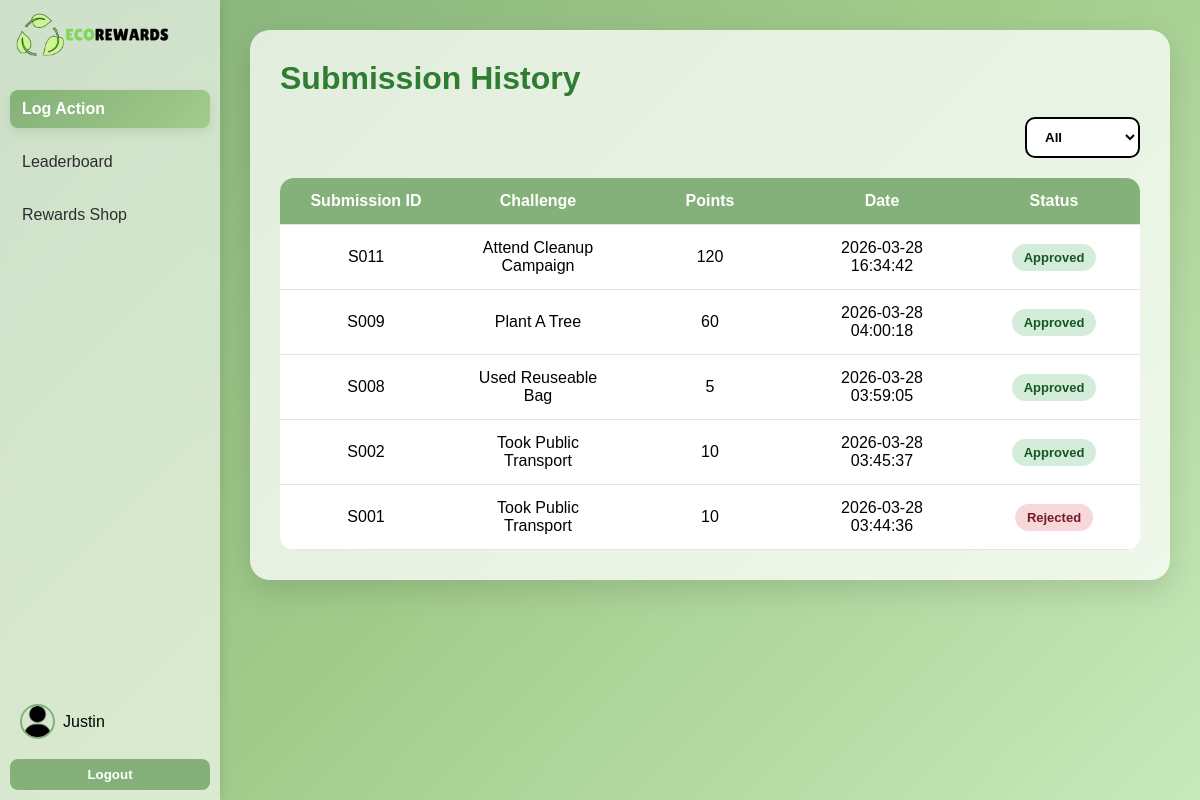
Screenshot of /src/logAction.php (signed in) with the database file from the repository.
### tables this page shows
CREATE TABLE `user` (
  `UserID` varchar(50) NOT NULL,
  `Username` varchar(30) NOT NULL,
  `Gender` varchar(50) NOT NULL,
  `Passwords` varchar(255) NOT NULL,
  `DOB` date NOT NULL,
  `Contact` varchar(20) NOT NULL,
  `RoleID` varchar(50) NOT NULL,
  `LastActive` datetime DEFAULT NULL
);

CREATE TABLE `challenge_submission` (
  `SubmissionID` varchar(11) NOT NULL,
  `Submission_Date` datetime NOT NULL,
  `Proof` varchar(255) NOT NULL,
  `ProofHash` varchar(255) NOT NULL,
  `Status` varchar(50) NOT NULL,
  `FlagType` varchar(50) NOT NULL DEFAULT 'normal',
  `StudentID` varchar(11) NOT NULL,
  `ChallengeID` varchar(11) NOT NULL
);

CREATE TABLE `challenge` (
  `ChallengeID` varchar(11) NOT NULL,
  `Title` varchar(50) NOT NULL,
  `Description` text NOT NULL,
  `Points` int(11) NOT NULL
);

### src/logAction.php (the view, shortened to what this page needs)
<?php
include ("conn.php");
$userID = $_SESSION['UserID'];
$sqlUser = "SELECT User.*, Role.Role_Name
            FROM User
            JOIN Role ON User.RoleID = Role.RoleID
            WHERE User.UserID = ?";
$stmtUser = $dbConn->prepare($sqlUser);
$stmtUser->bind_param("s", $userID);
$stmtUser->execute();
$resultUser = $stmtUser->get_result();
$user = $resultUser->fetch_assoc();
include("profile.php");
$sqlHistory = "SELECT cs.SubmissionID, cs.Submission_Date, cs.Status, cs.Proof,
                      c.ChallengeID, c.Title AS ChallengeTitle, c.Points,
                      v.Review
               FROM challenge_submission cs
               JOIN challenge c ON cs.ChallengeID = c.ChallengeID
               LEFT JOIN verification v ON cs.SubmissionID = v.SubmissionID
               WHERE cs.StudentID = ?
               ORDER BY cs.Submission_Date DESC";
$stmtHistory = $dbConn->prepare($sqlHistory);
$stmtHistory->bind_param("s", $userID);
$stmtHistory->execute();
$resultHistory = $stmtHistory->get_result();
$submissions = [];
while ($row = $resultHistory->fetch_assoc()) {
    $submissions[] = $row;
}
?>
<!DOCTYPE html>
<html lang="en">
<head>
<link rel="stylesheet" href="styles.css">
<link rel="stylesheet" href="responsive.css">
</head>
<body>
    <div class="sidebar" id="sidebar">
        <div class="sidebar-top">
            <div class="logo">
                <a href="studentDashboard.php">
                    <img src="logo.png" alt="Logo" >
                </a>
            </div>
            <div class="nav-links">
                <a href="logAction.php" class="active">Log Action</a>
                <a href="leaderboard.php">Leaderboard</a>
                <a href="rewards.php">Rewards Shop</a>
            </div>
        </div>
        <div class="sidebar-bottom">
            <div class="profile" onclick="openProfileModal()">
                <img src="profile-pic.png" alt="Profile Pic">
                <span><?php echo $user['Username']; ?></span>
            </div>
            <button class="btn" onclick="logout()">Logout</button>
        </div>
    </div>
    <div class="main">
        <div class="section">
            <h1>Submission History</h1>
            <div class="filter-container">
                <select id="statusFilter" class="filter-dropdown" onchange="filterSubmissions(this.value)">
                    <option value="all">All</option>
                </select>
            </div>
            <?php if (count($submissions) > 0): ?>
                <table class="history-table">
                    <thead>
                        <tr>
                            <th>Submission ID</th>
                            <th>Challenge</th>
                            <th>Points</th>
                            <th>Date</th>
                            <th>Status</th>
                        </tr>
                    </thead>
                    <tbody>
                        <?php foreach ($submissions as $submission): ?>
                            <?php
                                $statusClass = "status-pending";
                                if (strtolower($submission['Status']) === "approved") $statusClass = "status-approved";
                                if (strtolower($submission['Status']) === "rejected") $statusClass = "status-rejected";
                            ?>
                            <tr data-status="<?php echo strtolower($submission['Status']); ?>"
                                onclick='openDetailModal(<?php echo json_encode($submission, JSON_HEX_APOS | JSON_HEX_QUOT); ?>)'>
                                <td data-label="Submission ID"><?php echo htmlspecialchars($submission['SubmissionID']); ?></td>
                                <td data-label="Challenge"><?php echo htmlspecialchars($submission['ChallengeTitle']); ?></td>
                                <td data-label="Points"><?php echo htmlspecialchars($submission['Points']); ?></td>
                                <td data-label="Date"><?php echo htmlspecialchars($submission['Submission_Date']); ?></td>
                                <td data-label="Status">
                                    <span class="status-badge <?php echo $statusClass; ?>">
                                        <?php echo htmlspecialchars($submission['Status']); ?>
                                    </span>
                                </td>
                            </tr>
                        <?php endforeach; ?>
                    </tbody>
                </table>
            <?php else: ?>
                <div class="empty-text">No submission history yet.</div>
            <?php endif; ?>
        </div>
    </div>
</body>
</html>

### src/styles.css (style rules this page uses)
* { margin: 0; padding: 0; box-sizing: border-box; font-family: 'Poppins', sans-serif; }
html, body { margin: 0; padding: 0; }
body { min-height: 100vh; height: auto; display: flex; align-items: flex-start; justify-content: flex-start; background: linear-gradient(135deg, #84B179, #A2CB8B, #C7EABB); background-repeat: no-repeat; background-attachment: fixed; }
.sidebar { position: fixed; top: 0; height: 100vh; width: 220px; overflow-y: auto; background: rgba(255,255,255,0.6); backdrop-filter: blur(8px); box-shadow: 2px 0 10px rgba(0,0,0,0.1); display: flex; flex-direction: column; justify-content: space-between; padding: 10px; z-index: 100; }
.sidebar-top { display: flex; flex-direction: column; }
.sidebar .logo { display: flex; align-items: center; gap: 10px; margin-bottom: 30px; }
.sidebar .logo img { height: 50px; }
.sidebar .nav-links { display: flex; flex-direction: column; gap: 15px; }
.sidebar .nav-links a { display: block; padding: 10px 12px; border-radius: 8px; transition: background 0.3s; text-decoration: none; color: #2e2e2e; font-weight: 500; }
.sidebar .nav-links a.active { background: linear-gradient(135deg, #84B179, #A2CB8B); color: white; font-weight: 600; box-shadow: 0 4px 10px rgba(132,177,121,0.3); }
.sidebar-bottom { display: flex; flex-direction: column; gap: 12px; }
.sidebar .profile { display: flex; align-items: center; gap: 8px; cursor: pointer; margin-bottom: 0; padding: 8px 10px; border-radius: 10px; transition: background 0.3s; }
.sidebar .profile img { width: 35px; height: 35px; border-radius: 50%; border: 2px solid #84B179; }
.btn { background: #84B179; color: white; padding: 8px 12px; border: none; border-radius: 8px; cursor: pointer; font-weight: bold; transition: background 0.3s; }
.main { margin-left: 220px; flex: 1; padding: 30px; }
.section { background: rgba(255,255,255,0.75); border-radius: 20px; padding: 30px; box-shadow: 0 10px 30px rgba(0,0,0,0.12); }
.section h1 { margin-bottom: 20px; color: #2e7d32; }
.filter-container { display: flex; justify-content: flex-end; margin-bottom: 20px; }
.filter-dropdown { padding: 10px 14px; border-radius: 10px; border: 2px solid black; font-weight: bold; background: white; cursor: pointer; }
.status-badge, .flag-badge { display:inline-block; padding:6px 12px; border-radius:999px; font-size:13px; font-weight:600; }
.status-approved { background: #d4edda; color: #155724; }
.status-rejected { background: #f8d7da; color: #721c24; }

### src/logAction.php (style rules this page uses)
.history-table { width: 100%; border-collapse: collapse; overflow: hidden; border-radius: 14px; table-layout: fixed; }
.history-table th, .history-table td { padding: 14px; text-align: center; border-bottom: 1px solid #e5e5e5; word-wrap: break-word; }
.history-table th { background: #84B179; color: white; }
.history-table tr { background: white; cursor: pointer; transition: 0.2s; }

### rows the page displays
user: Username "Justin"
challenge_submission: SubmissionID "S011", ChallengeID.Title "Attend Cleanup Campaign", ChallengeID.Points "120", Submission_Date "2026-03-28 16:34:42", Status "Approved"
challenge_submission: SubmissionID "S009", ChallengeID.Title "Plant A Tree", ChallengeID.Points "60", Submission_Date "2026-03-28 04:00:18", Status "Approved"
challenge_submission: SubmissionID "S008", ChallengeID.Title "Used Reuseable Bag", ChallengeID.Points "5", Submission_Date "2026-03-28 03:59:05", Status "Approved"
challenge_submission: SubmissionID "S002", ChallengeID.Title "Took Public Transport", ChallengeID.Points "10", Submission_Date "2026-03-28 03:45:37", Status "Approved"
challenge_submission: SubmissionID "S001", ChallengeID.Title "Took Public Transport", ChallengeID.Points "10", Submission_Date "2026-03-28 03:44:36", Status "Rejected"
